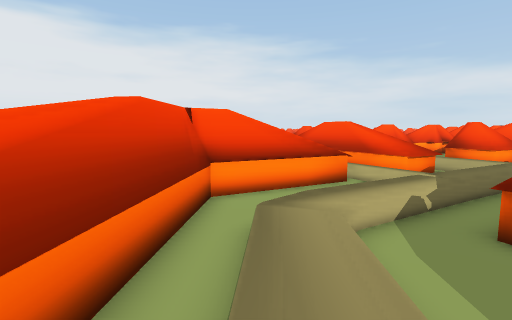
view 1 (above)

14 first-person views from a walk through a 3-D level made in the Unity game engine. The camera is 1.5 m above the floor, tilts 6° down and sees 85° across. The floor is counted in squares, 1 m on a side. Each view is taken from the middle of a square. On the plan, view 1 faces up. The plan holds only what a view shows up to about 14 squares ahead; the rest is blank. The place goes on beyond the plan.

view 2
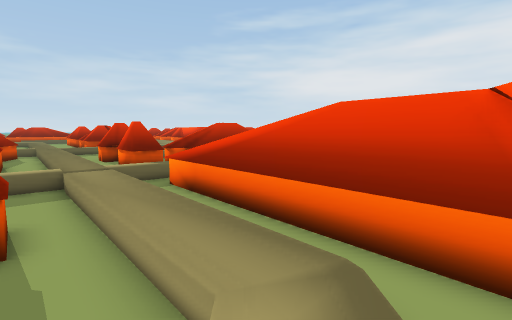

view 3
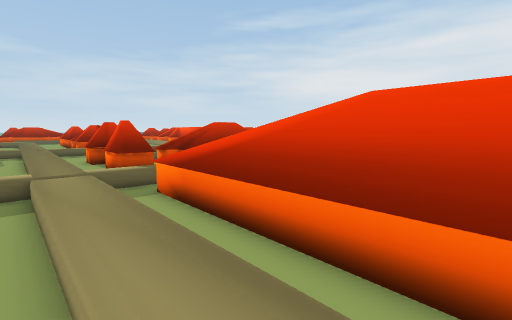

view 4
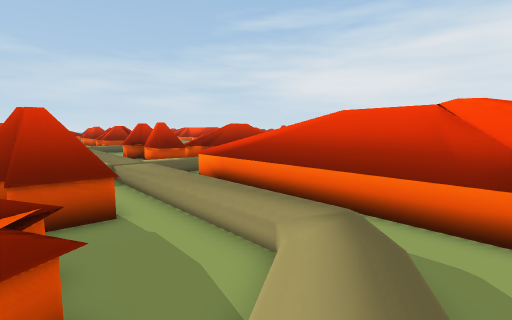

view 5
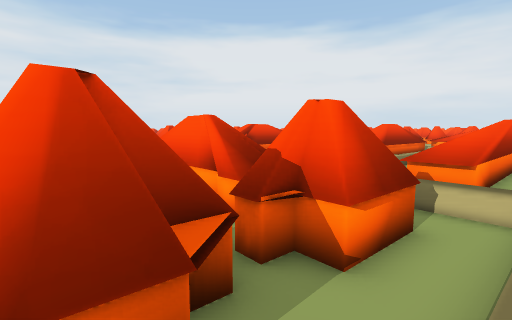

view 6
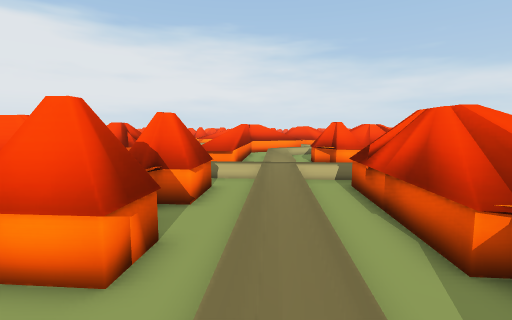

view 7
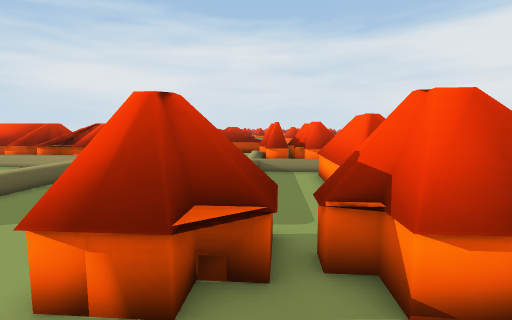

view 8
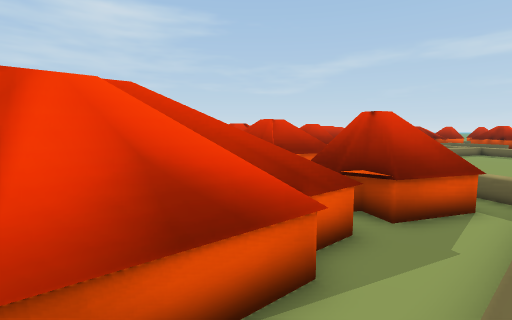

view 9
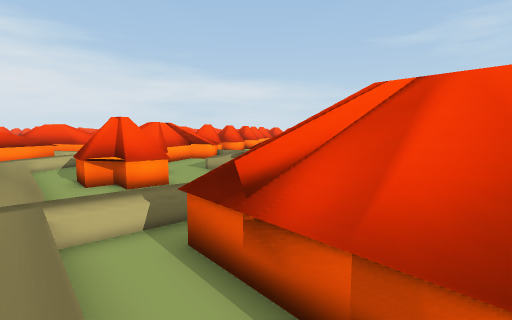

view 10
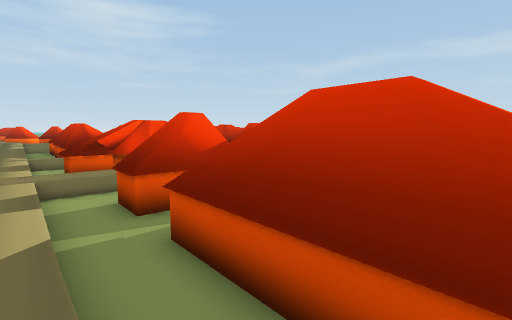

view 11
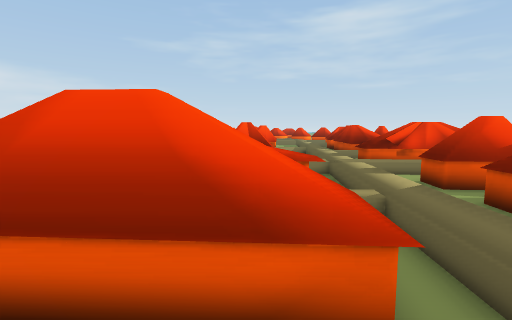

view 12
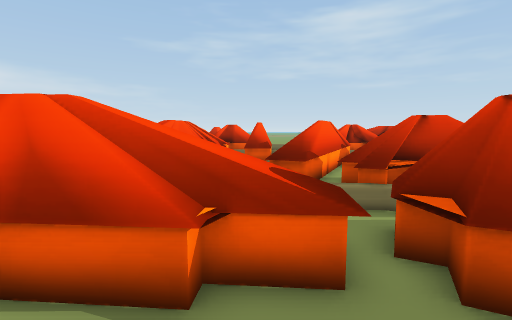

view 13
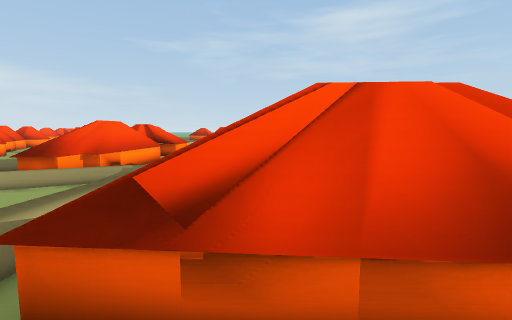

view 14
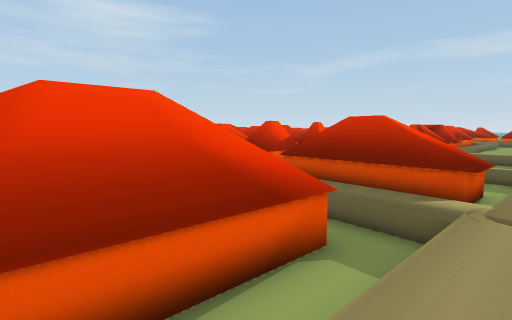

### Floor plan
Key: @ floor where view 1 was taken; # wall or solid block; . main floor; : floor 0.5 m higher than the main floor; + floor 0.75 m higher than the main floor; * floor 1 m higher than the main floor; % floor 1.25 m higher than the main floor; & floor 1.5 m higher than the main floor; $ floor 2 m higher than the main floor; = window, fence, low wall or low ledge; ^ raised ledge; v drop or lower ground.
Columns run from 14 left of view 1 to 6 right of it. Each row starts with its distance up from view 1.
 11                 #=v.
 10                 #v v
  9               &vv vv
  8              vvvvv..v
  7             $vvv...vv
  6             #vv..vvv
  5             #vv.vvv=
  4             #vv.vvv:
  3            %#vv.vvv
  2 .  v       &#v..vvv
  1    v       %vv..v##==
  0 .vv#$      %#v@.v###v
 -1 .vv##     +*vv..v###v
 -2 .vv=#=    ++vv.vvv##v
 -3 .vvvvv v  ==vv.vvv
 -4 .....vv.vvvvvv.vv
 -5 ..................vvv
 -6 .     vvvvvvvv..=...
 -7 .v=#===vvvvvvv.vvvvvv
 -8  v*#####vv^^vv.vv==vv
 -9 .v######=v##vv.vv##
-10 vvvvvvv==v##vv.v=#
-11 vvvvvvvvvv#vvv.v=#
-12  v     vv##vv..v=#
-13  v       ###v..v##
-14          ###v..vv##
-15           vvv.vvv==
-16          vv  .vvv==
-17         vv    vvvvvvv
-18       vvv    .vv=##vv
-19     vvvv      vv####=
-20   .vvvv       v=#
-21   ...         vv
-22               ..
-23
-24
-25
-26
-27
-28                v
-29                v

Positions as (right, up) in squares from view 1, and headings:
1: (0, 0), facing up
2: (3, 7), facing down-left
3: (2, 6), facing down-left
4: (5, 8), facing down-left
5: (-1, -14), facing up-left
6: (-1, -18), facing up
7: (0, -12), facing left
8: (0, -11), facing down-right
9: (0, -12), facing up-right
10: (-11, -5), facing down-right
11: (-14, -1), facing right
12: (-1, -15), facing right
13: (0, -10), facing right
14: (-14, 2), facing down-right
